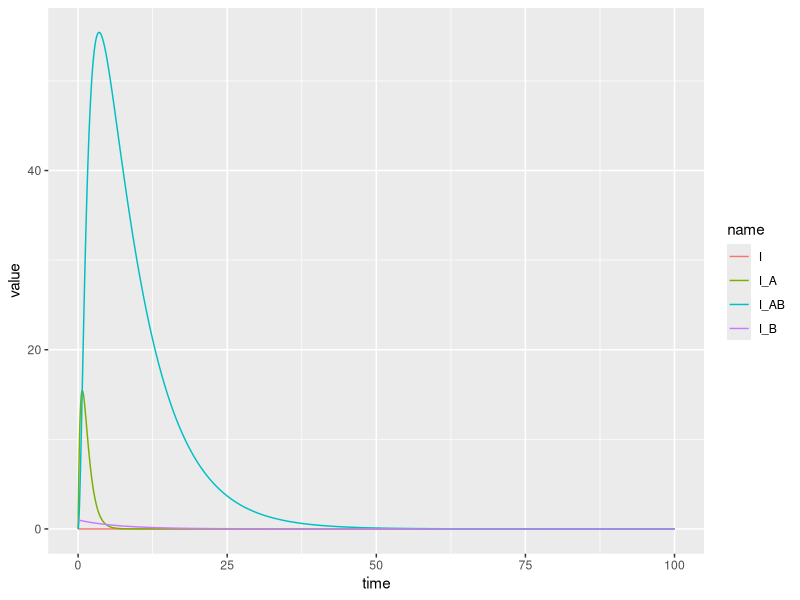
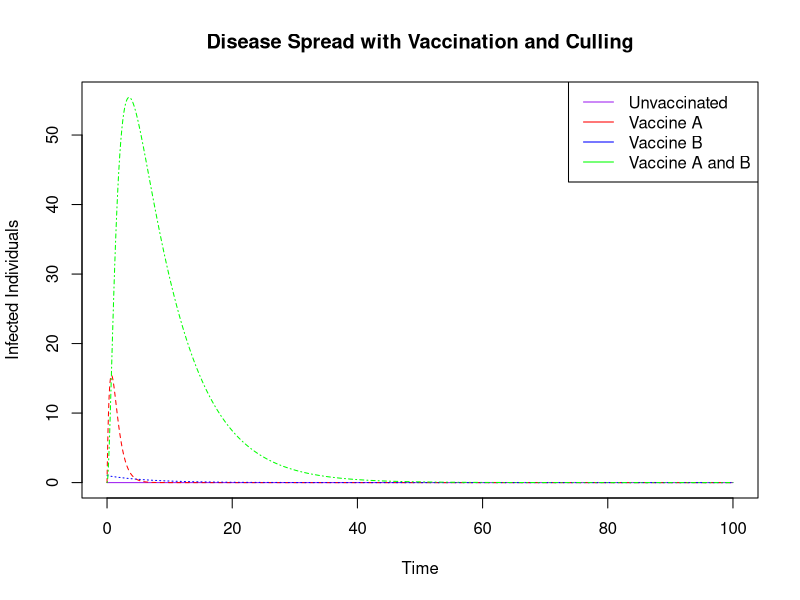
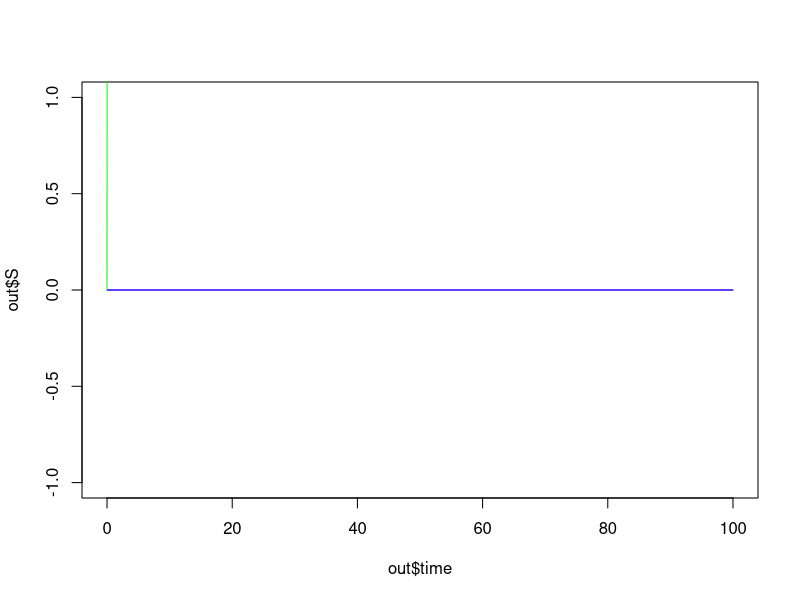

The R script that drew these images, in order:
## ---- chunk 1
library(deSolve)
library(tidyverse)
## ---- chunk 2
#### Set up ####

# define parameters
beta_0 <- 0  # Unvaccinated transmission rate
beta_A <- 0  # Vaccinated A transmission rate
beta_B <- 0.6  # Vaccinated B transmission rate
beta_AB <- 0 # Transmission rate of individual with AB vaccine

gamma_0 <- 0.15 # Unvaccinated recovery rate
gamma_A <- 0.15 # Recovery rate for vaccine A
gamma_B <- 0.15   # Recovery rate for vaccine B
gamma_AB <- 0.15  # Recovery rate for both vaccines

c <- 0  # Rate of culling

V_A <- 0 # vaccine rate of vaccine A
V_B <- 1 # vaccine rate of vaccine B
V_AB <- 0 # rate of getting vaccinated by both A and B


#### Model ####

# put parameter values into vector params
params <- c(beta_0 = beta_0, beta_A = beta_A, beta_B = beta_B, beta_AB = beta_AB,
            gamma_0 = gamma_0, gamma_A = gamma_A, gamma_B = gamma_B, gamma_AB = gamma_AB,
            c = c, V_A = V_A, V_B = V_B, V_AB = V_AB)

# define initial conditions
initial_S <- 0
initial_I <- 0
initial_R <- 0
initial_S_A <- 100
initial_S_B <- 0
initial_S_AB <- 0
initial_I_A <- 0
initial_I_B <- 1
initial_I_AB <- 0
initial_R_A <- 0
initial_R_B <- 0
initial_R_AB <-0

state <- c(S = initial_S, S_A = initial_S_A, S_B = initial_S_B, S_AB = initial_S_AB, 
           I = initial_I, I_A = initial_I_A, I_B = initial_I_B, I_AB = initial_I_AB,
           R = initial_R, R_A = initial_R_A, R_B = initial_R_B, R_AB = initial_R_AB) 

# define time
times <- seq(0, 100, 0.001)

# define the model!
model <- function(time, state, params){
  with(as.list(c(state,params)),{
    
    # Suseceptible 
    dS <- -S*(beta_A*I_A + beta_B*I_B + beta_AB*I_AB + beta_0*I + V_A + V_B + V_AB)
    dS_A <- -S_A*(beta_A*I_A + beta_B*I_B + beta_AB*I_AB + beta_0*I + V_B) + S*V_A
    dS_B <- -S_B*(beta_A*I_A + beta_B*I_B + beta_AB*I_AB + beta_0*I + V_A) + S*V_B
    dS_AB <- -S_AB*(beta_A*I_A + beta_B*I_B + beta_AB*I_AB + beta_0*I) + S*V_AB + S_A*V_B + S_B*V_A
    
    # Infected
    dI <- S*(beta_A*I_A + beta_B*I_B + beta_AB*I_AB + beta_0*I) - I*(c + gamma_0 + V_A + V_B + V_AB)
    dI_A <- S_A*(beta_A*I_A + beta_B*I_B + beta_AB*I_AB + beta_0*I) - I_A*(gamma_A + c + V_B) + I*V_A
    dI_B <- S_B*(beta_A*I_A + beta_B*I_B + beta_AB*I_AB + beta_0*I) - I_B*(gamma_B + c + V_A) + I*V_B
    dI_AB <- S_AB*(beta_A*I_A + beta_B*I_B + beta_AB*I_AB + beta_0*I) - I_AB*(gamma_AB + c) + I*V_AB + I_A*V_B + I_B*V_A
    
    # Recovery
    dR <- I*gamma_0 - (V_A+V_B+V_AB)*R
    dR_A <- I_A*gamma_A - (V_B+V_AB)*R_A + V_A*R
    dR_B <- I_B*gamma_B - V_A*R_B + V_B*R
    dR_AB <- I_AB*gamma_AB + V_AB*R + V_A*R_B + V_B*R_A
    
    return(list(c(dS, dS_A, dS_B, dS_AB, dI, dI_A, dI_B, dI_AB, dR, dR_A, dR_B, dR_AB)))
  })
}

# numerically integrate equations!
out <- as.data.frame(ode(state, times, model, params))

# plot

# plots everything
out |> select(time, I, I_A, I_B, I_AB) |> pivot_longer(! time) %>%
  ggplot(aes(x = time, y = value, color = name)) +
  geom_line()

# plots infection
matplot(out[, "time"], out[, c("I","I_A", "I_B", "I_AB")], type = "l", 
        col = c("purple","red", "blue", "green"), xlab = "Time", ylab = "Infected Individuals",
        main = "Disease Spread with Vaccination and Culling")
legend("topright", legend = c("Unvaccinated","Vaccine A", "Vaccine B", "Vaccine A and B"),
       col = c("purple","red", "blue", "green"), lty = c(1,1,1,1))


# plots susceptible
plot(x = out$time, y = out$S, col = "purple", type = "l")
# lines(x = out$time, y = out$S_A, col = "red")
lines(x = out$time, y = out$S_B, col = "blue")
lines(x = out$time, y = out$S_AB, col = "green")


# NEW
for (beta_AB in seq(0,1,0.1)){
  params$beta_AB <- beta_AB
  out <- as.data.frame(ode(state, times, model, params))
  out$I_AB[which.max(out$I_AB)]
}
#^ What this is:
# basically we are simulating different beta_AB values and finding the highest number of vaccinations and we can plot it
# Why? We do this to confirm expectations -> if beta_AB is increasing we expect I_AB to increase as well ig
# idk why are we doing this...
